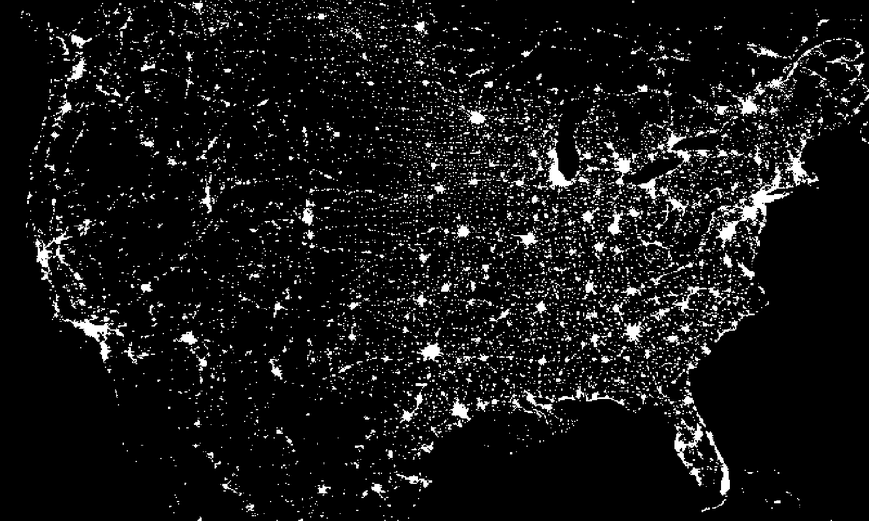
#> input picture img/eua.tif, 869 x 521 px, shrunk from 1474 x 884 before the run, found by its file name
$ python main.py
#> lines starting #> are read from the running program, lines starting #| are printed output that depends on the picture
from PIL import Image

img_eua = Image.open("sample_data/eua.tif")
#> img_eua is the input picture: PIL image 869x521 L; min 0, max 255, mean 21.1
img_sulamerica = Image.open("sample_data/sudamerica.tif")
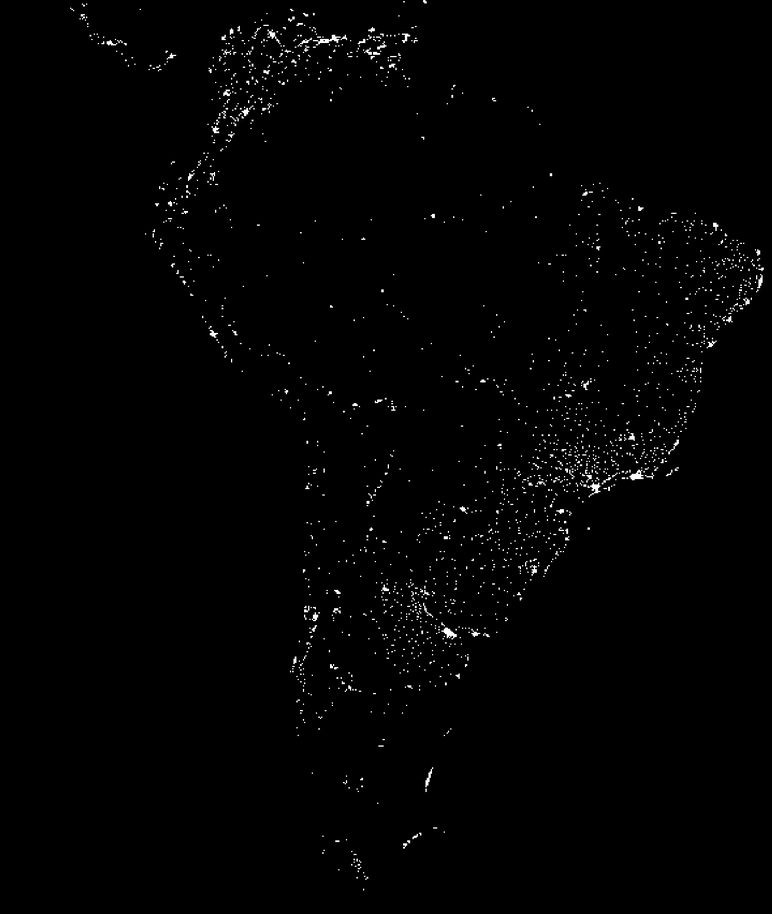
#> input picture img/sudamerica.tif, 772 x 914 px, shrunk from 1310 x 1551 before the run, found by its file name
#> img_sulamerica is the input picture: PIL image 772x914 L; min 0, max 255, mean 2.4
img_asia = Image.open("sample_data/asia.tif")
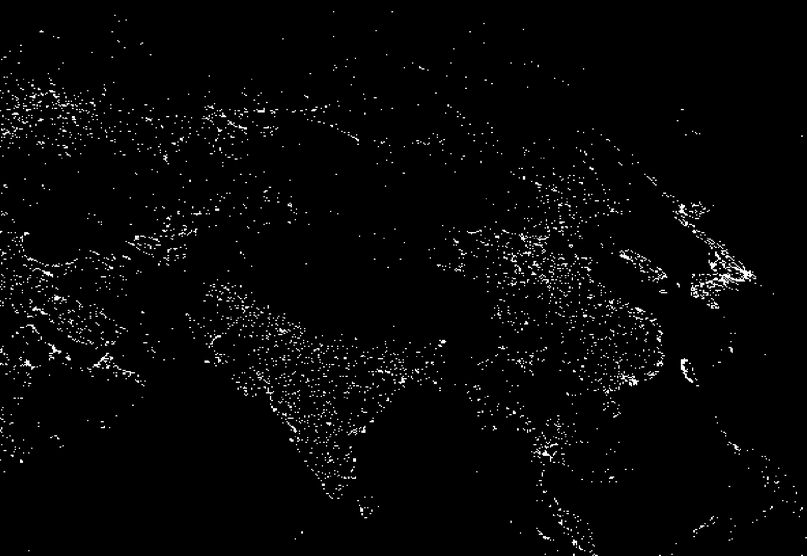
#> input picture img/asia.tif, 807 x 556 px, shrunk from 1369 x 944 before the run, found by its file name
#> img_asia is the input picture: PIL image 807x556 L; min 0, max 255, mean 5.7
img_australia = Image.open("sample_data/australia_nzelandia.tif")
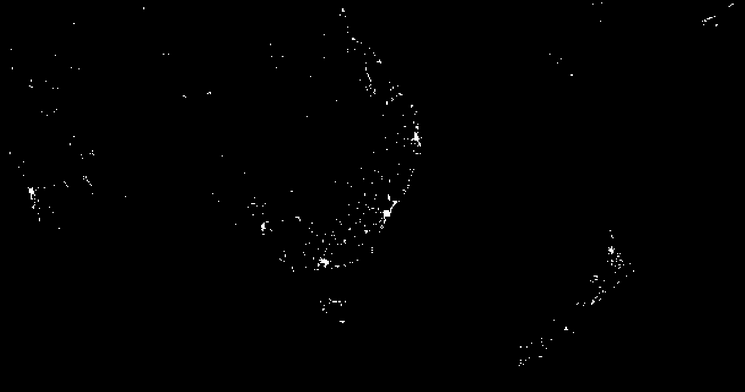
#> input picture img/australia_nzelandia.tif, 745 x 392 px, shrunk from 1264 x 666 before the run, found by its file name
#> img_australia is the input picture: PIL image 745x392 L; min 0, max 255, mean 1
img_americacentral = Image.open("sample_data/centroamerica.tif")
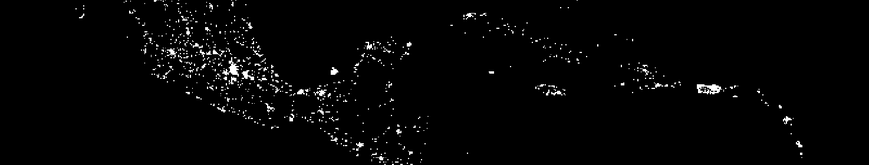
#> input picture img/centroamerica.tif, 869 x 165 px, shrunk from 1474 x 280 before the run, found by its file name
#> img_americacentral is the input picture: PIL image 869x165 L; min 0, max 255, mean 4.9
img_sudesteasia = Image.open("sample_data/sudeste_asia.tif")
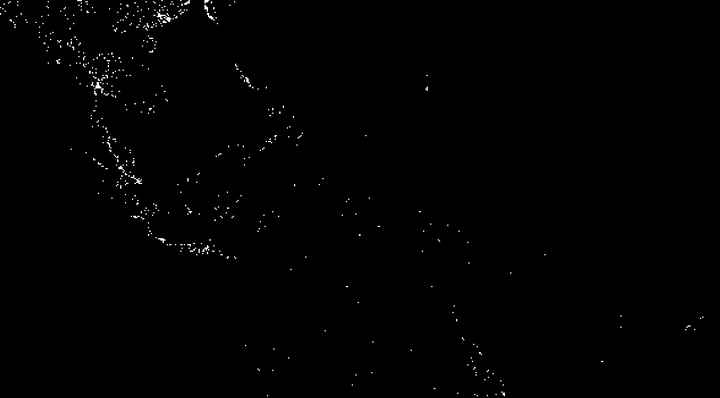
#> input picture img/sudeste_asia.tif, 720 x 398 px, shrunk from 1222 x 675 before the run, found by its file name
#> img_sudesteasia is the input picture: PIL image 720x398 L; min 0, max 255, mean 1.2
#> (the run stopped early here; a loop or call above may not have finished)
